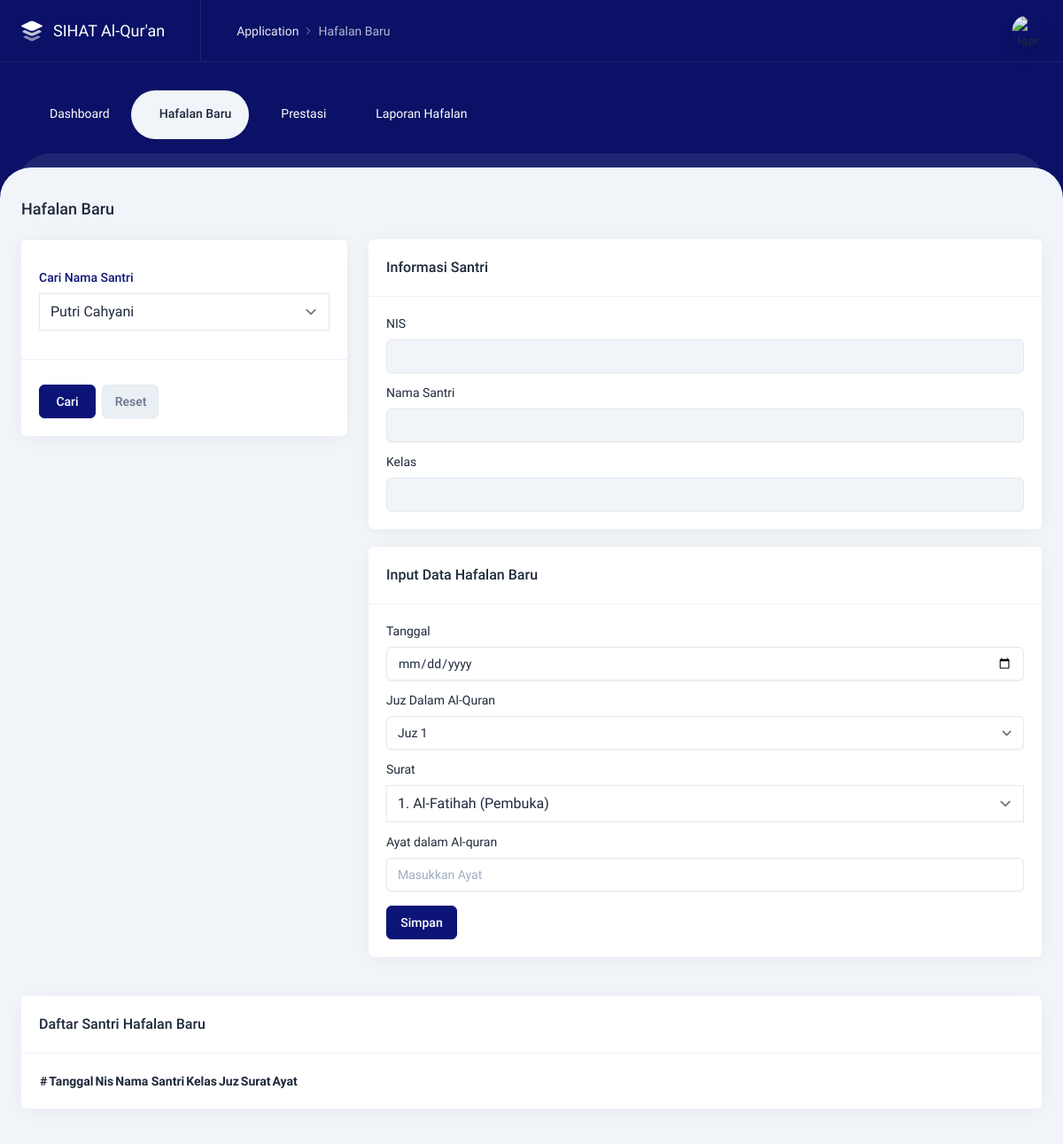
The app's page /user/hafalan-baru.php (signed in), older data.
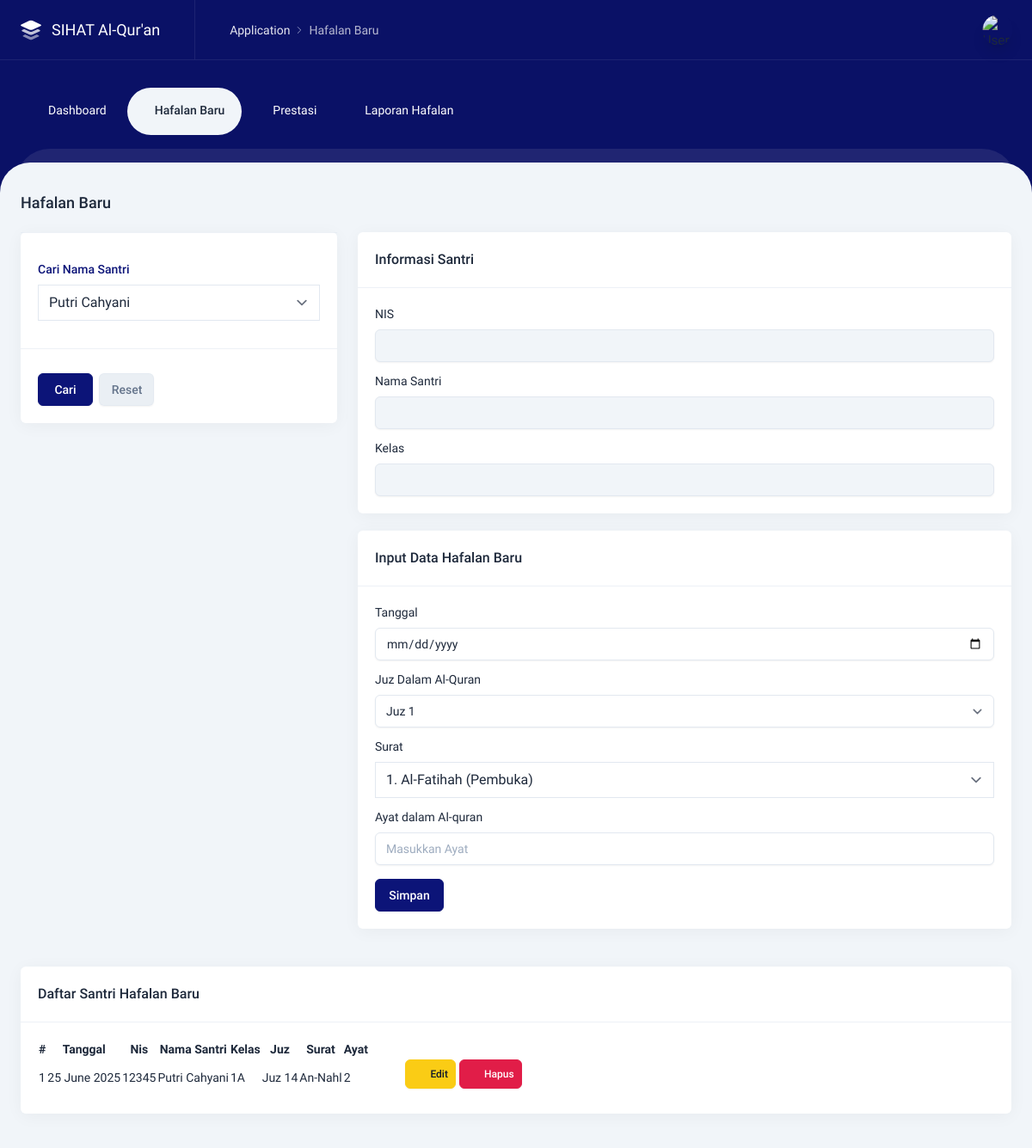
The same page, newer data.
### tables this page shows
CREATE TABLE `tb_hafalan_baru` (
  `id` int NOT NULL,
  `id_santri` int NOT NULL,
  `id_kelas` int NOT NULL,
  `tanggal` varchar(15) NOT NULL,
  `juz` varchar(100) NOT NULL,
  `surat` varchar(100) NOT NULL,
  `ayat` varchar(100) NOT NULL,
  `status` enum('Mengulang','Tidak Mengulang') DEFAULT 'Tidak Mengulang',
  `created_at` varchar(100) NOT NULL,
  `updated_at` varchar(100) NOT NULL
);

CREATE TABLE `tb_santri` (
  `id` bigint UNSIGNED NOT NULL,
  `nis` varchar(20) NOT NULL,
  `kelas` varchar(255) NOT NULL,
  `nama` varchar(255) NOT NULL,
  `tempatlahir` varchar(255) NOT NULL,
  `tanggallahir` varchar(255) NOT NULL,
  `nama_ortu` varchar(255) NOT NULL,
  `email_ortu` varchar(20) NOT NULL,
  `alamat` varchar(255) NOT NULL,
  `created_at` varchar(40) DEFAULT NULL,
  `updated_at` varchar(40) DEFAULT NULL
);

### user/hafalan-baru.php (the view, shortened to what the changed rows need)
<?php
$title = 'Hafalan Baru';
include 'layouts/header.php';
include 'layouts/navbar.php';
?>
<div class="content content--top-nav">
  <div class="intro-y flex flex-col sm:flex-row items-center mt-8">
    <h2 class="text-lg font-medium mr-auto"><?= $title ?> </h2>
  </div>
  <div class="grid grid-cols-12 gap-6">
    <div class="col-span-12 lg:col-span-8 md:col-span-5 2xl:col-span-8">
      <div class="intro-y box mt-5">
        <div class="flex items-center p-5 border-b border-slate-200/60 dark:border-darkmode-400">
          <h2 class="font-medium text-base mr-auto">
            Informasi Santri
          </h2>
        </div>
      </div>
      <div class="intro-y box mt-5">
        <div class="flex items-center p-5 border-b border-slate-200/60 dark:border-darkmode-400">
          <h2 class="font-medium text-base mr-auto">
            Input Data Hafalan Baru
          </h2>
        </div>
      </div>
    </div>
    <div class="col-span-12 lg:col-span-12 md:col-span-5 2xl:col-span-12">
      <div class="intro-y box mt-5">
        <div class="overflow-x-auto">
          <div class="flex items-center p-5 border-b border-slate-200/60 dark:border-darkmode-400">
            <h2 class="font-medium text-base mr-auto">
              Daftar Santri Hafalan Baru
            </h2>
          </div>
          <div class="p-5">
            <div class="grid grid-cols-12 gap-x-5">
              <div class="col-span-12 xl:col-span-12">
                <table id="example" class="display">
                  <thead>
                    <tr>
                      <th>#</th>
                      <th>Tanggal</th>
                      <th>Nis</th>
                      <th>Nama Santri</th>
                      <th>Kelas</th>
                      <th>Juz</th>
                      <th>Surat</th>
                      <th>Ayat</th>
                      <th></th>
                    </tr>
                  </thead>
                  <tbody>
                    <?php
                $nomor_urut = 1;
                $query = "SELECT h.*, s.nis, s.kelas, s.nama FROM tb_hafalan_baru h INNER JOIN tb_santri s ON h.id_santri = s.id ORDER BY h.updated_at DESC";
                $hasil = mysqli_query($koneksi, $query);
                foreach ($hasil as $data) : ?>
                    <tr>
                      <td><?= $nomor_urut ?></td>
                      <td> <?= date('d F Y', strtotime($data['tanggal'])) ?></td>
                      <td><?= $data['nis'] ?></td>
                      <td><?= $data['nama'] ?></td>
                      <td><?= $data['kelas'] ?></td>
                      <td><?= $data['juz'] ?></td>
                      <td><?= $data['surat'] ?></td>
                      <td><?= $data['ayat'] ?></td>
                      <td class="table-report__action w-56">
                        <div class="flex justify-center items-center">
                          <a href="javascript:;" data-tw-toggle="modal"
                            data-tw-target="#edit-hafalanbaru<?=$data['id']?>"
                            class="btn btn-warning btn-sm mr-1 mb-2"><i data-lucide="edit" class="w-5 h-5"></i>
                            Edit</a>
                          <a href="javascript:;" data-tw-toggle="modal" data-tw-target="#delete-modal-preview<?= $data['id']?>"
                            class="btn btn-danger btn-sm mr-1 mb-2"><i data-lucide="trash" class="w-5 h-5"></i>
                            Hapus</a>
                        </div>
                      </td>
                    </tr>
                    <?php $nomor_urut++; endforeach; ?>
                  </tbody>
                </table>
              </div>
            </div>
          </div>
        </div>
      </div>
    </div>
  </div>
</div>
<?php
include 'layouts/footer.php';
?>

Row changes from the older to the newer data that the page shows:
added tb_hafalan_baru: tanggal "25 June 2025", id_santri.nis "12345", id_santri.nama "Putri Cahyani", id_santri.kelas "1A", juz "Juz 14", surat "An-Nahl", ayat "2"
